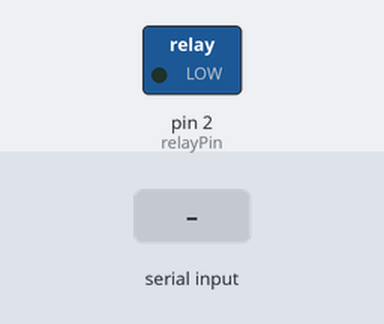
The sketch below on a simulated Arduino Uno, built with avr-gcc and run on an emulated ATmega328P. Shown: switched loads named in the sketch (green lamp = pin HIGH). The inputs (shaded band) are chosen by the test bench.

Above: at 1.2 s.
1.3 s: "danis" received over Serial
At 3.3 s:
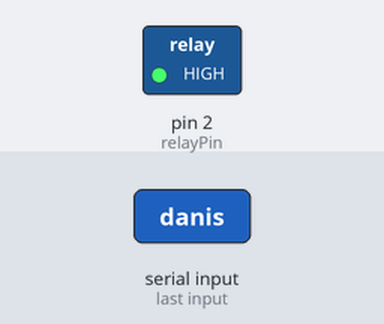
3.8 s: "migue" received over Serial
At 5.2 s:
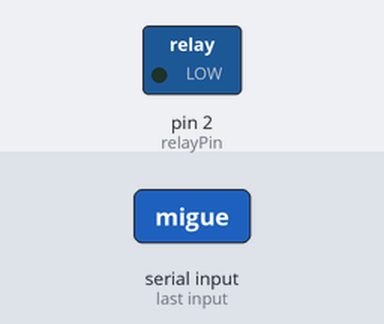
Timing chart, 0 to 6.8 s (numbered marks = the images above; inputs shaded):
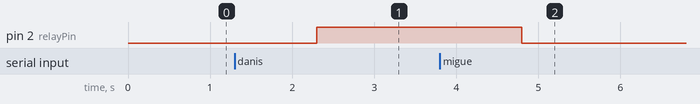

Measured:
- after the input at 1.3 s, pin 2 (relayPin): LOW → HIGH after 1.0 s
- after the input at 3.8 s, pin 2 (relayPin): HIGH → LOW after 1.0 s

The sketch:

Relay.ino
```cpp
//SensorRelay
int relayPin =2;

void setup(){
  pinMode(relayPin,OUTPUT);
  Serial.begin(115200);
}

void loop(){
  if(Serial.available()){
    String cmd = Serial.readString();
    if(cmd == "danis"){
      digitalWrite(relayPin,HIGH);
    }else if (cmd == "migue"){
      digitalWrite(relayPin,LOW);
    }
  }
}
```
